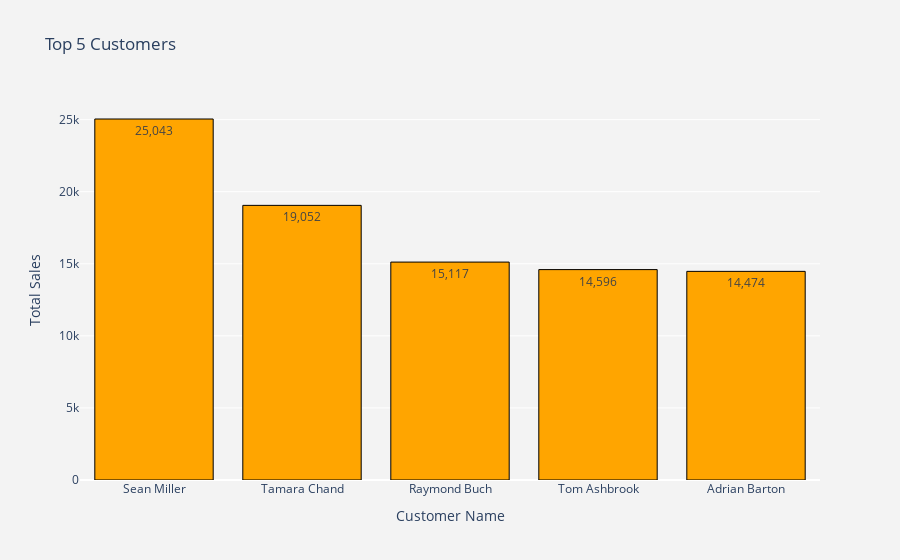

Here is the notebook cell this chart was saved with:
### Code cell
import plotly.graph_objs as go
from plotly.offline import iplot

# Create the bar trace
trace = go.Bar(
    x=top_costumer.index,                 # Customer names
    y=top_costumer.values,                # Total sales
    marker=dict(
        color='orange',
        line=dict(color='black', width=1)
    ),
    text=[f'{val:,.0f}' for val in top_costumer.values],  # Show value on top
    textposition='auto'  # Automatically place the labels on bars
)

# Layout
layout = go.Layout(
    title='Top 5 Customers',
    xaxis=dict(title='Customer Name'),
    yaxis=dict(title='Total Sales'),
    paper_bgcolor='rgb(243, 243, 243)',
    plot_bgcolor='rgb(243, 243, 243)',
    bargap=0.2
)

# Figure
fig = go.Figure(data=[trace], layout=layout)
iplot(fig)

### Figure 1 — Plotly figure (JSON) as saved in the notebook; plotly's stock layout.template omitted (floating-point values rounded to 4 significant figures)
{"data": [{"marker": {"color": "orange", "line": {"color": "black", "width": 1}}, "text": ["25,043", "19,052", "15,117", "14,596", "14,474"], "textposition": "auto", "type": "bar", "x": ["Sean Miller", "Tamara Chand", "Raymond Buch", "Tom Ashbrook", "Adrian Barton"], "y": [25040.0, 19050.0, 15120.0, 14600.0, 14470.0]}], "layout": {"bargap": 0.2, "paper_bgcolor": "rgb(243, 243, 243)", "plot_bgcolor": "rgb(243, 243, 243)", "title": {"text": "Top 5 Customers"}, "xaxis": {"title": {"text": "Customer Name"}}, "yaxis": {"title": {"text": "Total Sales"}}}}
